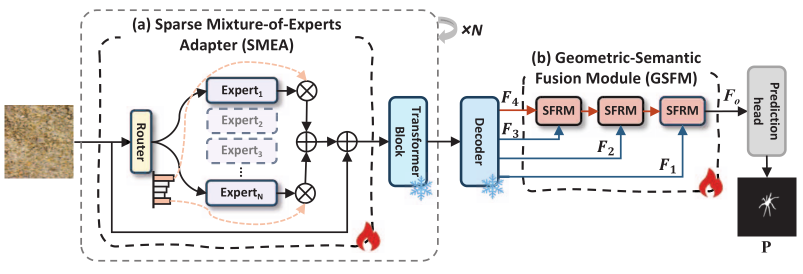
#> input picture report/image/DepthSAM.png, 1605 x 547 px (shown at 1/2 size); its folder holds only this picture in this run
$ python -i dataset_rgb_strategy2.py   (imports and definitions only)
#> lines starting #> are read from the running program, lines starting #| are printed output that depends on the picture
#> further down, picture is the input picture: PIL image 1605x547 RGB; mean R, G, B 231, 229.9, 229.9
import os
import jittor as jt
from PIL import Image
import jittor.dataset as data
import jittor.transform as transforms
import random
import numpy as np
from PIL import ImageEnhance, ImageFilter


# [85 lines left out: functions cv_random_flip, Addblur, randomCrop_new, randomCrop, randomRotation, not called in this run]


def colorEnhance(image):
    bright_intensity = random.randint(5, 15) / 10.0
    image = ImageEnhance.Brightness(image).enhance(bright_intensity)
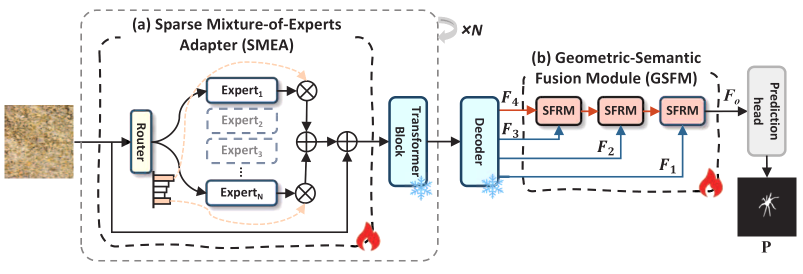
#> image: PIL image 1605x547 RGB (shown at 1/2 size); mean R, G, B 234, 233, 232.4
    contrast_intensity = random.randint(5, 15) / 10.0
    image = ImageEnhance.Contrast(image).enhance(contrast_intensity)
    color_intensity = random.randint(0, 20) / 10.0
    image = ImageEnhance.Color(image).enhance(color_intensity)
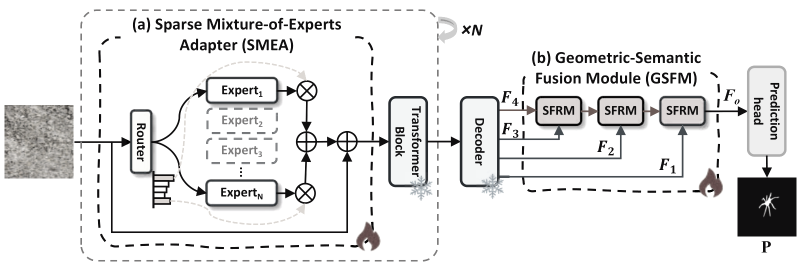
#> image: PIL image 1605x547 RGB (shown at 1/2 size); mean R, G, B 231.4, 231.2, 231.2
    sharp_intensity = random.randint(0, 30) / 10.0
    image = ImageEnhance.Sharpness(image).enhance(sharp_intensity)
    return image


# [30 lines left out: functions randomGaussian, randomPeper, not called in this run]


# dataset for training
# The current loader is not using the normalized depth maps for training and test. If you use the normalized depth maps
# (e.g., 0 represents background and 1 represents foreground.), the performance will be further improved.
class SalObjDataset(data.Dataset):
    # [126 lines left out: functions __init__, __getitem__, filter_files, rgb_loader, binary_loader, resize, not called in this run]

    def __len__(self):
        return self.size


class SalObjDataset_with_constant_prompt(data.Dataset):
    # [108 lines left out: functions __init__, __getitem__, filter_files, rgb_loader, binary_loader, resize, not called in this run]

    def __len__(self):
        return self.size


class Image_prompt_kmeans_Dataset(data.Dataset):
    # [73 lines left out: functions __init__, __getitem__, filter_files, rgb_loader, binary_loader, resize, not called in this run]

    def __len__(self):
        return self.size


class Image_prompt_Dataset(data.Dataset):
    # [80 lines left out: functions __init__, __getitem__, filter_files, rgb_loader, binary_loader, resize, not called in this run]

    def __len__(self):
        return self.size


# test dataset and loader
class test_dataset:
    # [32 lines left out: functions __init__, load_data, rgb_loader, binary_loader, not called in this run]

    def __len__(self):
        return self.size


class Test_Dataset(data.Dataset):
    # [41 lines left out: functions __init__, __getitem__, rgb_loader, binary_loader, not called in this run]


    def __len__(self):
        return self.size

# [28 lines left out: functions test_get_loader, image_prompt_get_loader, image_prompt_get_loader_kmenas_choose, not called in this run]

>>> from PIL import Image
>>> picture = Image.open('../report/image/DepthSAM.png')
>>> result = colorEnhance(picture)

$ run again, on report/image/SFRM.png
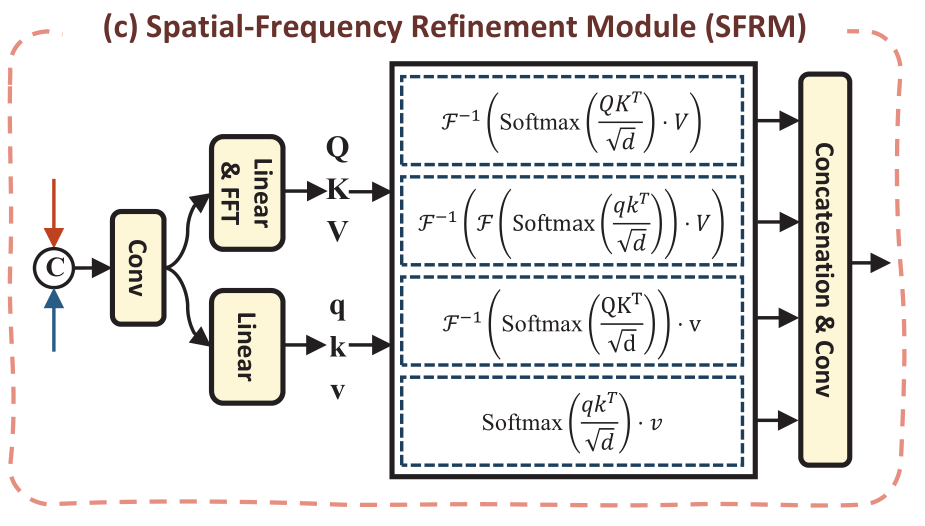
#> input picture report/image/SFRM.png, 925 x 526 px
#> picture is the input picture: PIL image 925x526 RGB; mean R, G, B 233.8, 232.1, 230.4
#> in colorEnhance, `image = ImageEnhance.Brightness(image).enhance(bright_intensity)`:
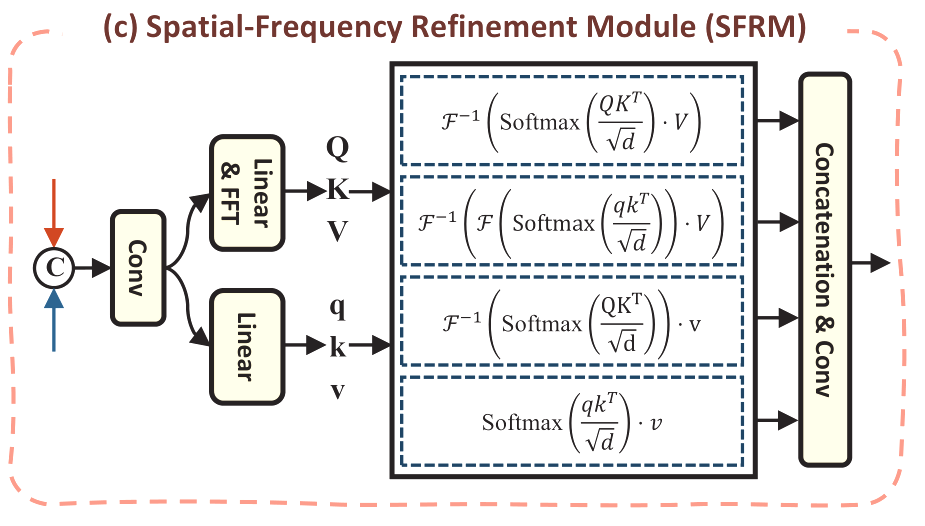
#> image: PIL image 925x526 RGB; mean R, G, B 235.2, 233.9, 232.9
#> in colorEnhance, `image = ImageEnhance.Color(image).enhance(color_intensity)`:
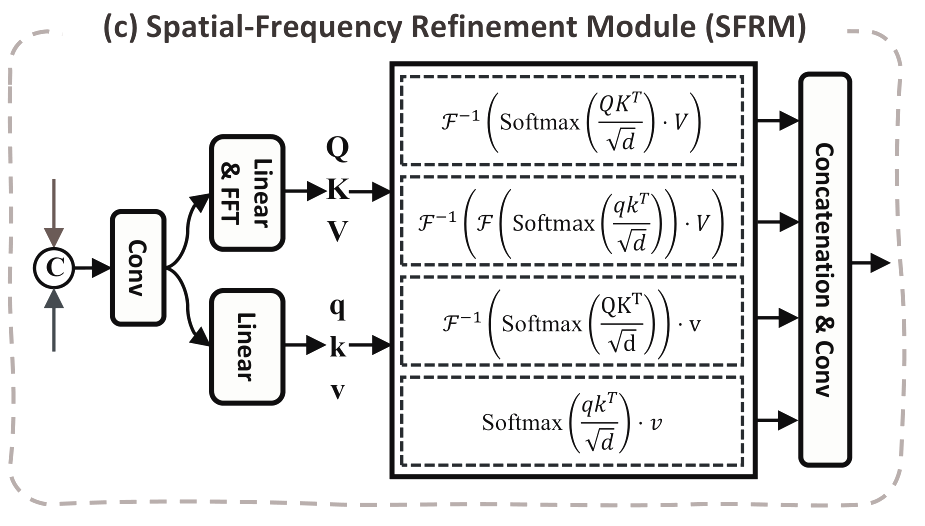
#> image: PIL image 925x526 RGB; mean R, G, B 232.3, 232.2, 232.1

$ run again, on report/image/motivation.png
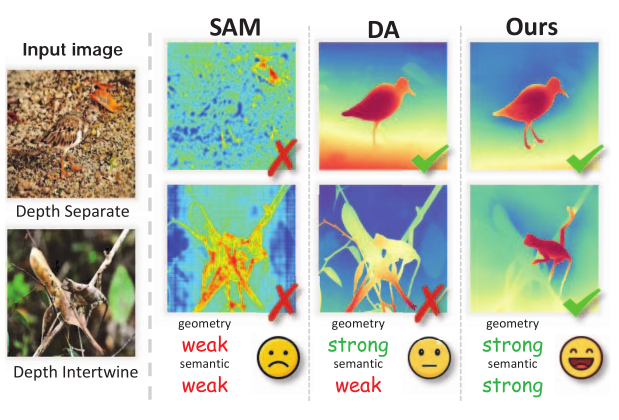
#> input picture report/image/motivation.png, 1237 x 839 px (shown at 1/2 size)
#> picture is the input picture: PIL image 1237x839 RGB; mean R, G, B 186.4, 197.3, 184
#> in colorEnhance, `image = ImageEnhance.Brightness(image).enhance(bright_intensity)`:
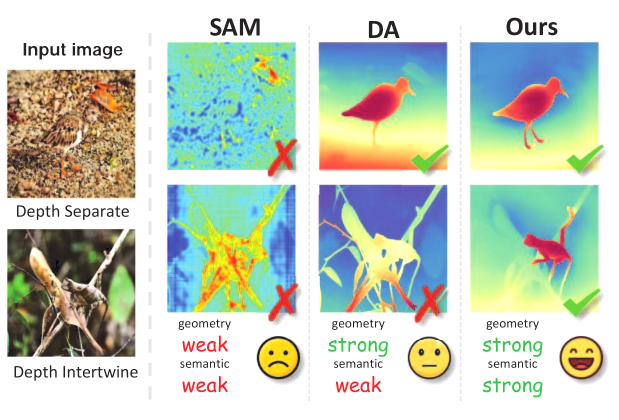
#> image: PIL image 1237x839 RGB (shown at 1/2 size); mean R, G, B 194.5, 206.9, 192.6
#> in colorEnhance, `image = ImageEnhance.Color(image).enhance(color_intensity)`:
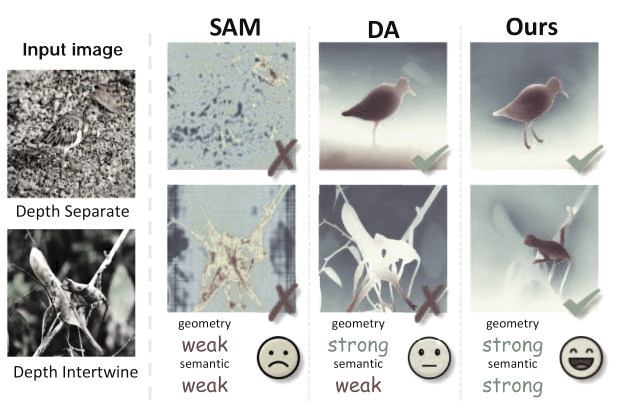
#> image: PIL image 1237x839 RGB (shown at 1/2 size); mean R, G, B 197.8, 199.1, 197.6
